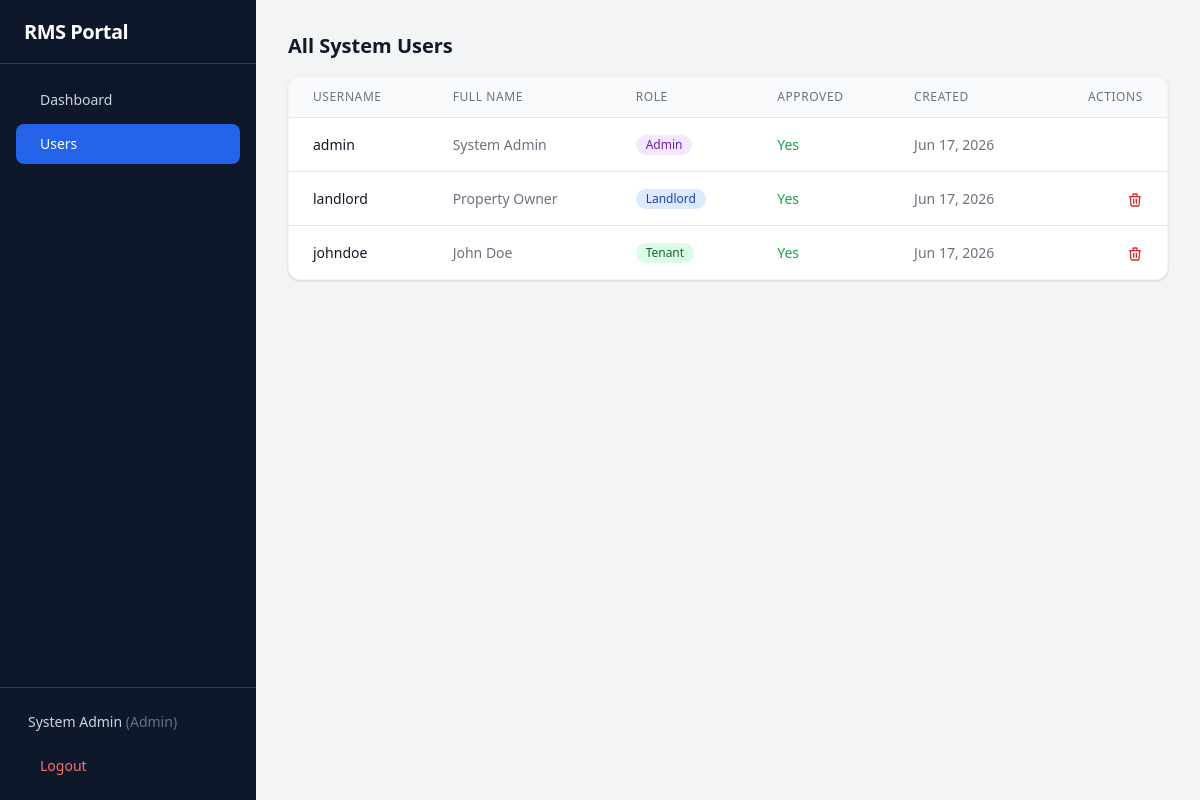
The app's page /users.php (signed in) with its own data.
### tables this page shows
CREATE TABLE IF NOT EXISTS users (
    id VARCHAR(20) PRIMARY KEY,
    username VARCHAR(50) UNIQUE NOT NULL,
    password VARCHAR(255) NOT NULL,
    full_name VARCHAR(255) DEFAULT NULL,
    phone VARCHAR(50) DEFAULT NULL,
    email VARCHAR(255) DEFAULT NULL,
    nida VARCHAR(50) DEFAULT NULL,
    role ENUM('admin','tenant','landlord') NOT NULL DEFAULT 'tenant',
    approved TINYINT(1) NOT NULL DEFAULT 1,
    property_address TEXT DEFAULT NULL,
    tenant_id VARCHAR(20) DEFAULT NULL,
    must_change_password TINYINT(1) NOT NULL DEFAULT 1,
    created_at TIMESTAMP DEFAULT CURRENT_TIMESTAMP
);

### config/database.php (called while the page is built, shortened)
<?php
$DB_HOST = getenv('DB_HOST') ?: 'localhost';
$DB_NAME = getenv('DB_NAME') ?: 'rms_portal';
$DB_USER = getenv('DB_USER') ?: 'root';
$DB_PASS = getenv('DB_PASS') ?: '';
try {
    $pdo = new PDO("mysql:host=$DB_HOST;dbname=$DB_NAME;charset=utf8mb4", $DB_USER, $DB_PASS, [
        PDO::ATTR_ERRMODE => PDO::ERRMODE_EXCEPTION,
        PDO::ATTR_DEFAULT_FETCH_MODE => PDO::FETCH_ASSOC,
        PDO::ATTR_EMULATE_PREPARES => false,
    ]);
} catch (PDOException $e) {
    die("Database connection failed: " . $e->getMessage());
}
function db(): PDO {
    global $pdo;
    return $pdo;
}

### includes/helpers.php (called while the page is built, shortened)
<?php
function hsc($str): string {
    return htmlspecialchars($str ?? '', ENT_QUOTES, 'UTF-8');
}

### includes/auth.php (called while the page is built, shortened)
<?php
require_once __DIR__ . '/../config/database.php';
function isLoggedIn(): bool {
    return isset($_SESSION['user_id']);
}
function getCurrentUser(): ?array {
    $stmt = db()->prepare("SELECT id, username, full_name, phone, email, nida, role, approved, property_address, tenant_id, must_change_password FROM users WHERE id = ?");
    $stmt->execute([$_SESSION['user_id']]);
    return $stmt->fetch() ?: null;
}

### users.php (the view, shortened to what this page needs)
<?php
require_once __DIR__ . '/config/database.php';
require_once __DIR__ . '/includes/auth.php';
require_once __DIR__ . '/includes/helpers.php';
$all_users = db()->query("SELECT * FROM users ORDER BY FIELD(role, 'admin', 'landlord', 'tenant'), username")->fetchAll();
$role_colors = [
    'admin' => 'bg-purple-100 text-purple-800',
    'landlord' => 'bg-blue-100 text-blue-800',
    'tenant' => 'bg-green-100 text-green-800',
];
?>
<div class="space-y-8">
    <div>
        <h2 class="text-xl font-bold text-gray-900 mb-4">All System Users</h2>
        <div class="bg-white rounded-xl shadow border border-gray-100 overflow-hidden">
            <div class="overflow-x-auto">
                <table class="min-w-full divide-y divide-gray-200">
                    <thead class="bg-gray-50">
                        <tr>
                            <th class="px-6 py-3 text-left text-xs font-medium text-gray-500 uppercase tracking-wider">Username</th>
                            <th class="px-6 py-3 text-left text-xs font-medium text-gray-500 uppercase tracking-wider">Full Name</th>
                            <th class="px-6 py-3 text-left text-xs font-medium text-gray-500 uppercase tracking-wider">Role</th>
                            <th class="px-6 py-3 text-left text-xs font-medium text-gray-500 uppercase tracking-wider">Approved</th>
                            <th class="px-6 py-3 text-left text-xs font-medium text-gray-500 uppercase tracking-wider">Created</th>
                            <th class="px-6 py-3 text-right text-xs font-medium text-gray-500 uppercase tracking-wider">Actions</th>
                        </tr>
                    </thead>
                    <tbody class="divide-y divide-gray-200 bg-white">
                        <?php foreach ($all_users as $u): ?>
                        <tr class="hover:bg-gray-50">
                            <td class="whitespace-nowrap px-6 py-4 text-sm font-medium text-gray-900"><?= hsc($u['username']) ?></td>
                            <td class="whitespace-nowrap px-6 py-4 text-sm text-gray-500"><?= hsc($u['full_name'] ?? '—') ?></td>
                            <td class="whitespace-nowrap px-6 py-4 text-sm">
                                <span class="inline-flex items-center px-2.5 py-0.5 rounded-full text-xs font-medium <?= $role_colors[$u['role']] ?? 'bg-gray-100 text-gray-800' ?>">
                                    <?= hsc(ucfirst($u['role'])) ?>
                                </span>
                            </td>
                            <td class="whitespace-nowrap px-6 py-4 text-sm">
                                <?php if ($u['approved']): ?>
                                <span class="text-green-600 font-medium">Yes</span>
                                <?php else: ?>
                                <span class="text-yellow-600 font-medium">Pending</span>
                                <?php endif; ?>
                            </td>
                            <td class="whitespace-nowrap px-6 py-4 text-sm text-gray-500"><?= date('M d, Y', strtotime($u['created_at'])) ?></td>
                            <td class="whitespace-nowrap px-6 py-4 text-right text-sm font-medium">
                                <?php if ($u['role'] !== 'admin'): ?>
                                <a href="?action=delete&id=<?= $u['id'] ?>" onclick="return confirm('Delete user <?= hsc($u['username']) ?>?')" class="text-red-600 hover:text-red-900">
                                    <svg class="w-4 h-4 inline" fill="none" stroke="currentColor" viewBox="0 0 24 24"><path stroke-linecap="round" stroke-linejoin="round" stroke-width="2" d="M19 7l-.867 12.142A2 2 0 0116.138 21H7.862a2 2 0 01-1.995-1.858L5 7m5 4v6m4-6v6m1-10V4a1 1 0 00-1-1h-4a1 1 0 00-1 1v3M4 7h16"/></svg>
                                </a>
                                <?php endif; ?>
                            </td>
                        </tr>
                        <?php endforeach; ?>
                    </tbody>
                </table>
            </div>
        </div>
    </div>
</div>
<?php
$content = ob_get_clean();
require __DIR__ . '/includes/layout.php';

### includes/layout.php (shortened to what this page needs)
<?php
require_once __DIR__ . '/auth.php';
require_once __DIR__ . '/helpers.php';
$user = getCurrentUser();
$current_page = basename($_SERVER['PHP_SELF'], '.php') ?: 'index';
$current_action = $_GET['action'] ?? '';
$admin_links = [
    ['name' => 'Dashboard', 'path' => 'index.php', 'icon' => 'dashboard'],
    ['name' => 'Users', 'path' => 'users.php', 'icon' => 'users'],
];
$landlord_links = [
    ['name' => 'Dashboard', 'path' => 'index.php', 'icon' => 'dashboard'],
    ['name' => 'My Properties', 'path' => 'properties.php', 'icon' => 'building'],
    ['name' => 'Tenants', 'path' => 'tenants.php', 'icon' => 'users'],
    ['name' => 'Contracts', 'path' => 'contracts.php', 'icon' => 'file-text'],
    ['name' => 'Payments', 'path' => 'payments.php', 'icon' => 'credit-card'],
    ['name' => 'Requests', 'path' => 'requests.php', 'icon' => 'message-square'],
    ['name' => 'Reports', 'path' => 'reports.php', 'icon' => 'bar-chart'],
];
$tenant_links = [
    ['name' => 'My Dashboard', 'path' => 'index.php', 'icon' => 'dashboard', 'action' => ''],
    ['name' => 'Pay Rent (Control No.)', 'path' => 'index.php?action=generate_control_number', 'icon' => 'credit-card', 'action' => 'generate_control_number'],
    ['name' => 'Renew Contract', 'path' => 'index.php?action=extension', 'icon' => 'file-text', 'action' => 'extension'],
    ['name' => 'Report Issue (Repair)', 'path' => 'index.php?action=maintenance', 'icon' => 'wrench', 'action' => 'maintenance'],
    ['name' => 'Notice to Vacate', 'path' => 'index.php?action=move_out', 'icon' => 'file-output', 'action' => 'move_out'],
];
if ($user['role'] === 'admin') {
    $links = $admin_links;
} elseif ($user['role'] === 'landlord') {
    $links = $landlord_links;
} else {
    $links = $tenant_links;
}
?>
<!DOCTYPE html>
<html lang="en">
<head>
    <script src="https://cdn.tailwindcss.com"></script>
</head>
<body class="bg-gray-100">
<div class="min-h-screen flex" x-data="{ sidebarOpen: false }">
    <aside class="fixed lg:static inset-y-0 left-0 z-30 w-64 bg-slate-900 transform transition-transform duration-200 ease-in-out -translate-x-full lg:translate-x-0 flex flex-col"
           x-bind:class="sidebarOpen ? 'translate-x-0' : '-translate-x-full lg:translate-x-0'">
        <div class="h-16 flex items-center justify-between px-6 border-b border-slate-700">
            <h1 class="text-xl font-bold text-white tracking-tight">RMS Portal</h1>
        </div>
        <nav class="flex-1 px-4 py-4 space-y-1 overflow-y-auto">
            <?php foreach ($links as $link):
                $is_active = false;
                if (isset($link['action'])) {
                    $is_active = $current_page === 'index' && $current_action === $link['action'];
                    if ($link['action'] === '') {
                        $is_active = $current_page === 'index' && $current_action === '';
                    }
                } else {
                    $is_active = $current_page === basename($link['path'], '.php');
                }
            ?>
            <a href="<?= $link['path'] ?>"
               class="flex items-center px-3 py-2.5 text-sm font-medium rounded-lg transition-colors <?= $is_active ? 'bg-blue-600 text-white' : 'text-slate-300 hover:bg-slate-800 hover:text-white' ?>">
                <?= $link['name'] ?>
            </a>
            <?php endforeach; ?>
        </nav>
        <div class="p-4 border-t border-slate-700">
            <div class="flex items-center px-3 py-2 text-sm text-slate-300">
                <span class="truncate flex-1"><?= hsc($user['full_name'] ?: $user['username']) ?> <span class="text-slate-500 capitalize">(<?= $user['role'] ?>)</span></span>
            </div>
            <a href="logout.php"
               class="mt-2 w-full flex items-center px-3 py-2 text-sm font-medium text-red-400 rounded-lg hover:bg-slate-800 transition-colors">
                Logout
            </a>
        </div>
    </aside>
    <main class="flex-1 flex flex-col min-w-0">
        <div class="flex-1 overflow-y-auto p-4 sm:p-6 lg:p-8">
            <div class="max-w-7xl mx-auto">
                <?= $content ?? '' ?>
            </div>
        </div>
    </main>
</div>
</body>
</html>

### records on screen
users: full_name "System Admin", role "Admin", username "admin", approved "Yes", created_at "Jun 17, 2026"
users: username "landlord", full_name "Property Owner", role "Landlord", approved "Yes", created_at "Jun 17, 2026"
users: username "johndoe", full_name "John Doe", role "Tenant", approved "Yes", created_at "Jun 17, 2026"

### other values on screen
$link['name'] "Dashboard"
$link['name'] "Users"
